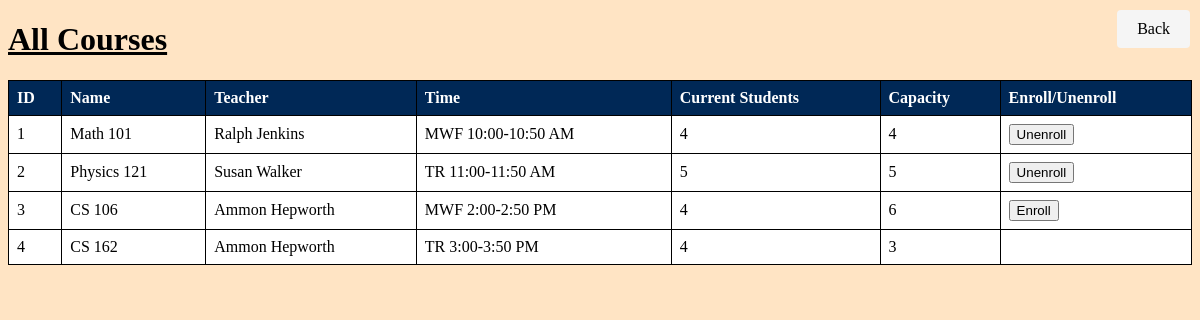
The app's page /all-courses (signed in) with its own data.
### login_example.py (models this page shows)
class Course(db.Model):
    id = db.Column(db.Integer, primary_key=True)
    name = db.Column(db.String(100), nullable=False)
    teacher = db.Column(db.String(100), nullable=False)
    time = db.Column(db.String(100), nullable=False)
    current_students = db.Column(db.Integer, default=0)
    capacity = db.Column(db.Integer, nullable=False)
    users = db.relationship("User", secondary="user_course" ,backref="Course")
    grades = db.relationship("Grade", backref="Course")

### login_example.py (the view)
@app.route('/all-courses')
@login_required
def all_courses():
    courses = Course.query.all()
    user = User.query.filter_by(username=current_user.username).first()
    return render_template('all_courses.html', courses=courses, user = user)

### login_example.py (called while the page is built)
@login_manager.user_loader
def load_user(user_id):
    return User.query.get(int(user_id))

### templates/all_courses.html (shortened to what this page needs)
<!DOCTYPE html>
<html lang="en">
<head>
</head>
<body>
    <h1>All Courses</h1>
    <table>
        <thead>
            <tr>
                <th>ID</th>
                <th>Name</th>
                <th>Teacher</th>
                <th>Time</th>
                <th>Current Students</th>
                <th>Capacity</th>
                <th>Enroll/Unenroll</th>
            </tr>
        </thead>
        <tbody>
            {% for course in courses %}
            <tr>
                <td>{{ course.id }}</td>
                <td>{{ course.name }}</td>
                <td>{{ course.teacher }}</td>
                <td>{{ course.time }}</td>
                <td>{{ course.current_students }}</td>
                <td>{{ course.capacity }}</td>
                <td>
                    <form action="/enroll_course" method="POST">
                    {% if course.current_students <= course.capacity or user in course.users%}
                        {% if user in course.users %}
                            <button type="submit">Unenroll</button>
                        {% else %}
                            <button type="submit">Enroll</button>
                        {% endif %}
                    {% endif %}
                    </form>
                </td>
            </tr>
            {% endfor %}
        </tbody>
    </table>
    <a href="{{ url_for('courses') }}" class="back">Back</a>
</body>
</html>

### templates/all_courses.html (style rules this page uses)
table { border-collapse: collapse; width: 100%; background-color: white; }
th, td { border: 1px solid black; text-align: left; padding: 8px; }
th { background-color: #002856; color: white; }
tr:nth-child(even) { background-color: white; }
a { color: #002856; text-decoration: none; }
.back { position: fixed; top: 10px; right: 10px; padding: 10px 20px; background-color: whitesmoke; color: black; text-decoration: none; border-radius: 4px; }
body { background-color: bisque; }
h1 { text-decoration: underline; }

### records on screen
Course: id "1", name "Math 101", teacher "Ralph Jenkins", time "MWF 10:00-10:50 AM", current_students "4", capacity "4", shows "Unenroll"
Course: id "2", name "Physics 121", teacher "Susan Walker", time "TR 11:00-11:50 AM", current_students "5", capacity "5", shows "Unenroll"
Course: id "3", name "CS 106", teacher "Ammon Hepworth", time "MWF 2:00-2:50 PM", current_students "4", capacity "6", shows "Enroll"
Course: id "4", name "CS 162", teacher "Ammon Hepworth", time "TR 3:00-3:50 PM", current_students "4", capacity "3"
